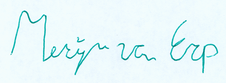
#> input picture Code_Directory/Verification_Phase/SVM/data/forged/021001_000.png, 226 x 83 px
$ python -i features.py   (imports and definitions only)
#> lines starting #> are read from the running program, lines starting #| are printed output that depends on the picture
import numpy as np
import cv2
import os
import matplotlib
import matplotlib.pyplot as plt
import matplotlib.image as mpimg
import matplotlib.cm as cm
from scipy import ndimage
from skimage.measure import regionprops
from skimage import io
from skimage.filters import threshold_otsu  # For finding the threshold for grayscale to binary conversion


# [25 lines left out: functions Ratio, Centroid, not called in this run]


def EccentricitySolidity(img):
    r = regionprops(img)
    return r[0].eccentricity, r[0].solidity


# [30 lines left out: function SkewKurtosis, not called in this run]


def get_contour_features(im, display=False):
    '''
    :param im: input preprocessed image | from function in prepoc.py | done in run.py
    :param display: flag - if true display Project_Images
    :return:aspect ratio of bounding rectangle, area of : bounding rectangle, contours and convex hull
    '''

    rect = cv2.minAreaRect(cv2.findNonZero(im))
    box = cv2.boxPoints(rect)
    box = np.int8(box)

    w = np.linalg.norm(box[0] - box[1])
    h = np.linalg.norm(box[1] - box[2])

    aspect_ratio = max(w, h) / min(w, h)
    bounding_rect_area = w * h

    if display:
        image1 = cv2.drawContours(im.copy(), [box], 0, (120, 120, 120), 2)
        cv2.imshow("a", cv2.resize(image1, (0, 0), fx=2.5, fy=2.5))
        cv2.waitKey()

    hull = cv2.convexHull(cv2.findNonZero(im))

    if display:
        convex_hull_image = cv2.drawContours(im.copy(), [hull], 0, (120, 120, 120), 2)
        cv2.imshow("a", cv2.resize(convex_hull_image, (0, 0), fx=2.5, fy=2.5))
        cv2.waitKey()
    try:
        contours, hierarchy = cv2.findContours(im.copy(), cv2.RETR_TREE, cv2.CHAIN_APPROX_SIMPLE)
    except:
        print("An exception occurred")

    if display:
        contour_image = cv2.drawContours(im.copy(), contours, -1, (120, 120, 120), 3)
        cv2.imshow("a", cv2.resize(contour_image, (0, 0), fx=2.5, fy=2.5))
        cv2.waitKey()

    contour_area = 0
    for cnt in contours:
        contour_area += cv2.contourArea(cnt)
    hull_area = cv2.contourArea(hull)

    return aspect_ratio, bounding_rect_area, hull_area, contour_area

>>> import cv2
>>> picture = cv2.imread('data/forged/021001_000.png', cv2.IMREAD_GRAYSCALE)
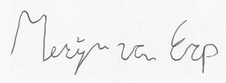
#> picture: shape (83, 226); min 83, max 255, mean 242
>>> result = get_contour_features(picture)
#> in get_contour_features, `rect = cv2.minAreaRect(cv2.findNonZero(im))`: rect = ((112.5, 41), (82, 225), -90)
#> in get_contour_features, `box = cv2.boxPoints(rect)`: box = [[225, 82], [3.05e-05, 82], [3.05e-05, 0], [225, 0]]
#> in get_contour_features, `box = np.int8(box)`: box = [[-31, 81], [0, 81], [0, 0], [-31, 0]]
#> in get_contour_features, `w = np.linalg.norm(box[0] - box[1])`: w = 31
#> in get_contour_features, `h = np.linalg.norm(box[1] - box[2])`: h = 81
#> in get_contour_features, `aspect_ratio = max(w, h) / min(w, h)`: aspect_ratio = 2.61
#> in get_contour_features, `bounding_rect_area = w * h`: bounding_rect_area = 2511
#> in get_contour_features, `hull = cv2.convexHull(cv2.findNonZero(im))`: hull = [[225, 82], [0, 82], [0, 0], [225, 0]]
#> in get_contour_features, `contours, hierarchy = cv2.findContours(im.copy(), cv2.RETR_TREE, cv2.C..`: contours = [[[0, 0], [0, 82], [225, 82], [225, 0]]]
#> the loop in get_contour_features, `for cnt in contours:` made 1 pass
#> (cnt, contour_area) on pass 1: ([[0, 0], [0, 82], [225, 82], [225, 0]], 18450)
#> after the loop in get_contour_features, `for cnt in contours:`: contour_area = 18450
#> result = (2.61, 2511, 18450, 18450)

$ run again, on Code_Directory/Verification_Phase/SVM/data/forged/021001_001.png
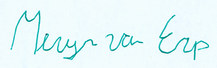
#> input picture Code_Directory/Verification_Phase/SVM/data/forged/021001_001.png, 217 x 68 px
#> `picture = cv2.imread('data/forged/021001_000.png', cv2.IMREAD_GRAYSCALE)`:
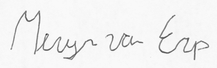
#> picture: shape (68, 217); min 45, max 255, mean 241.5
#> rect = ((108, 33.5), (67, 216), -90)
#> in get_contour_features, `box = cv2.boxPoints(rect)`: box = [[216, 67], [-2.05e-15, 67], [0, 0], [216, 0]]
#> in get_contour_features, `box = np.int8(box)`: box = [[-40, 67], [0, 67], [0, 0], [-40, 0]]
#> w = 40
#> h = 67
#> aspect_ratio = 1.68
#> bounding_rect_area = 2680
#> hull = [[216, 67], [0, 67], [0, 0], [216, 0]]
#> contours = [[[0, 0], [0, 67], [216, 67], [216, 0]]]
#> the loop in get_contour_features, `for cnt in contours:` made 1 pass
#> (cnt, contour_area) on pass 1: ([[0, 0], [0, 67], [216, 67], [216, 0]], 14472)
#> after the loop in get_contour_features, `for cnt in contours:`: contour_area = 14472
#> result = (1.68, 2680, 14472, 14472)

$ run again, on Code_Directory/Verification_Phase/SVM/data/forged/021001_002.png
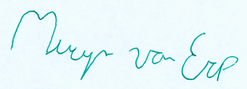
#> input picture Code_Directory/Verification_Phase/SVM/data/forged/021001_002.png, 247 x 89 px
#> `picture = cv2.imread('data/forged/021001_000.png', cv2.IMREAD_GRAYSCALE)`:
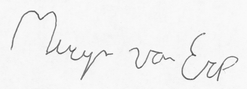
#> picture: shape (89, 247); min 62, max 255, mean 242.4
#> rect = ((123, 44), (88, 246), -90)
#> in get_contour_features, `box = cv2.boxPoints(rect)`: box = [[246, 88], [-2.69e-15, 88], [0, 0], [246, 0]]
#> in get_contour_features, `box = np.int8(box)`: box = [[-11, 87], [0, 87], [0, 0], [-11, 0]]
#> w = 11
#> h = 87
#> aspect_ratio = 7.91
#> bounding_rect_area = 957
#> hull = [[246, 88], [0, 88], [0, 0], [246, 0]]
#> contours = [[[0, 0], [0, 88], [246, 88], [246, 0]]]
#> the loop in get_contour_features, `for cnt in contours:` made 1 pass
#> (cnt, contour_area) on pass 1: ([[0, 0], [0, 88], [246, 88], [246, 0]], 21648)
#> after the loop in get_contour_features, `for cnt in contours:`: contour_area = 21648
#> result = (7.91, 957, 21648, 21648)

$ run again, on Code_Directory/Verification_Phase/SVM/data/forged/021001_003.png
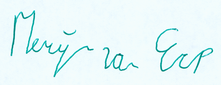
#> input picture Code_Directory/Verification_Phase/SVM/data/forged/021001_003.png, 221 x 85 px
#> `picture = cv2.imread('data/forged/021001_000.png', cv2.IMREAD_GRAYSCALE)`:
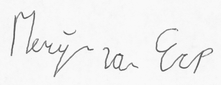
#> picture: shape (85, 221); min 56, max 255, mean 241.8
#> rect = ((110, 42), (84, 220), -90)
#> in get_contour_features, `box = cv2.boxPoints(rect)`: box = [[220, 84], [-2.57e-15, 84], [0, 0], [220, 0]]
#> in get_contour_features, `box = np.int8(box)`: box = [[-37, 83], [0, 83], [0, 0], [-37, 0]]
#> w = 37
#> h = 83
#> aspect_ratio = 2.24
#> bounding_rect_area = 3071
#> hull = [[220, 84], [0, 84], [0, 0], [220, 0]]
#> contours = [[[0, 0], [0, 84], [220, 84], [220, 0]]]
#> the loop in get_contour_features, `for cnt in contours:` made 1 pass
#> (cnt, contour_area) on pass 1: ([[0, 0], [0, 84], [220, 84], [220, 0]], 18480)
#> after the loop in get_contour_features, `for cnt in contours:`: contour_area = 18480
#> result = (2.24, 3071, 18480, 18480)
